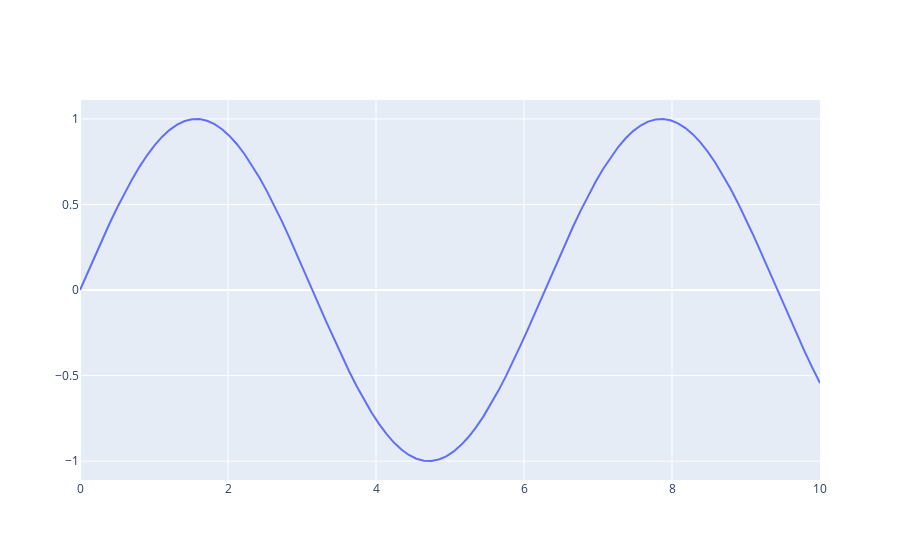

Here is the notebook cell this chart was saved with:
### Code cell
fig = go.Figure(data=go.Scatter(x=t, y=y, mode="lines"))
fig.show()
